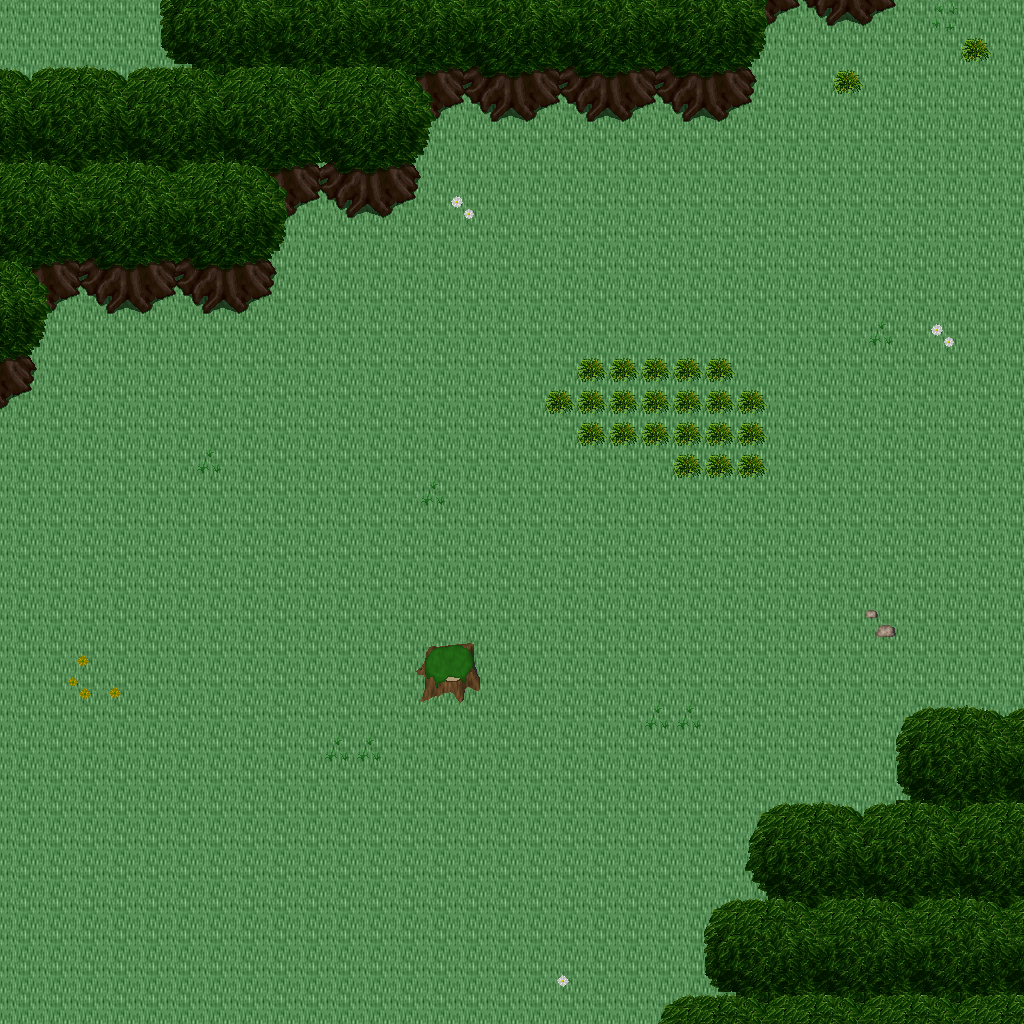

A 2D game scene composited from a Tiled map and its tileset images. What follows is a short description and the map's XML, with each tile layer's data collapsed to a summary:
An orthogonal 32x32 tile map with 32x32 px tiles, 5 tile layers (Ground, Objects, Objects2, Above, ...), 1 hidden layer not drawn, 32 tilesets.

<map version="1.10" tiledversion="1.11.0" orientation="orthogonal" renderorder="right-down" width="32" height="32" tilewidth="32" tileheight="32" infinite="0" nextlayerid="11" nextobjectid="1">
 <tileset firstgid="1" name="ground_ground" tilewidth="32" tileheight="32" tilecount="33" columns="3">
  <image source="../drawable/ground_ground.png" width="96" height="352" />
 </tileset>
 <tileset firstgid="34" name="building_decoration_floor_sparkle" tilewidth="32" tileheight="32" tilecount="18" columns="3">
  <image source="../drawable/building_decoration_floor_sparkle.png" width="96" height="192" />
 </tileset>
 <tileset firstgid="52" name="ground_ladder_steps" tilewidth="32" tileheight="32" tilecount="6" columns="3">
  <image source="../drawable/ground_ladder_steps.png" width="96" height="64" />
 </tileset>
 <tileset firstgid="58" name="plant_flower_daisy_yellow" tilewidth="32" tileheight="32" tilecount="8" columns="2">
  <image source="../drawable/plant_flower_daisy_yellow.png" width="64" height="128" />
 </tileset>
 <tileset firstgid="66" name="plant_flower_daisy_white" tilewidth="32" tileheight="32" tilecount="8" columns="2">
  <image source="../drawable/plant_flower_daisy_white.png" width="64" height="128" />
 </tileset>
 <tileset firstgid="74" name="plant_grasses" tilewidth="32" tileheight="32" tilecount="6" columns="3">
  <image source="../drawable/plant_grasses.png" width="96" height="64" />
 </tileset>
 <tileset firstgid="80" name="item_statue_green_stone" tilewidth="32" tileheight="32" tilecount="12" columns="4">
  <image source="../drawable/item_statue_green_stone.png" width="128" height="96" />
 </tileset>
 <tileset firstgid="92" name="plant_flower_daisy_red" tilewidth="32" tileheight="32" tilecount="8" columns="2">
  <image source="../drawable/plant_flower_daisy_red.png" width="64" height="128" />
 </tileset>
 <tileset firstgid="100" name="item_statue_skullpedestal" tilewidth="32" tileheight="32" tilecount="2" columns="1">
  <image source="../drawable/item_statue_skullpedestal.png" width="32" height="64" />
 </tileset>
 <tileset firstgid="102" name="plant_tree_tree_darkgreen" tilewidth="32" tileheight="32" tilecount="88" columns="8">
  <image source="../drawable/plant_tree_tree_darkgreen.png" width="256" height="352" />
 </tileset>
 <tileset firstgid="190" name="item_corpse_skull_pale" tilewidth="32" tileheight="32" tilecount="2" columns="2">
  <image source="../drawable/item_corpse_skull_pale.png" width="64" height="32" />
 </tileset>
 <tileset firstgid="192" name="plant_leaves" tilewidth="32" tileheight="32" tilecount="8" columns="4">
  <image source="../drawable/plant_leaves.png" width="128" height="64" />
 </tileset>
 <tileset firstgid="200" name="plant_bush_bushes" tilewidth="32" tileheight="32" tilecount="10" columns="5">
  <image source="../drawable/plant_bush_bushes.png" width="160" height="64" />
 </tileset>
 <tileset firstgid="210" name="building_decoration_rocks_2" tilewidth="32" tileheight="32" tilecount="2" columns="1">
  <image source="../drawable/building_decoration_rocks_2.png" width="32" height="64" />
 </tileset>
 <tileset firstgid="212" name="object_well" tilewidth="32" tileheight="32" tilecount="4" columns="2">
  <image source="../drawable/object_well.png" width="64" height="64" />
 </tileset>
 <tileset firstgid="216" name="plant_stump_stump_green" tilewidth="32" tileheight="32" tilecount="4" columns="2">
  <image source="../drawable/plant_stump_stump_green.png" width="64" height="64" />
 </tileset>
 <tileset firstgid="220" name="item_statue_green_stone_3" tilewidth="32" tileheight="32" tilecount="3" columns="1">
  <image source="../drawable/item_statue_green_stone_3.png" width="32" height="96" />
 </tileset>
 <tileset firstgid="223" name="ground_rock_pebbles" tilewidth="32" tileheight="32" tilecount="3" columns="1">
  <image source="../drawable/ground_rock_pebbles.png" width="32" height="96" />
 </tileset>
 <tileset firstgid="226" name="plant_vine" tilewidth="32" tileheight="32" tilecount="3" columns="1">
  <image source="../drawable/plant_vine.png" width="32" height="96" />
 </tileset>
 <tileset firstgid="229" name="plant_tree_tree_green" tilewidth="32" tileheight="32" tilecount="88" columns="8">
  <image source="../drawable/plant_tree_tree_green.png" width="256" height="352" />
 </tileset>
 <tileset firstgid="317" name="plant_stump_stump_purple" tilewidth="32" tileheight="32" tilecount="4" columns="2">
  <image source="../drawable/plant_stump_stump_purple.png" width="64" height="64" />
 </tileset>
 <tileset firstgid="321" name="building_decoration_rocks" tilewidth="32" tileheight="32" tilecount="6" columns="3">
  <image source="../drawable/building_decoration_rocks.png" width="96" height="64" />
 </tileset>
 <tileset firstgid="327" name="logic_creature_rodent" tilewidth="32" tileheight="32" tilecount="8" columns="8">
  <image source="../drawable/logic_creature_rodent.png" width="256" height="32" />
 </tileset>
 <tileset firstgid="335" name="logic_portal" tilewidth="32" tileheight="32" tilecount="24" columns="8">
  <image source="../drawable/logic_portal.png" width="256" height="96" />
 </tileset>
 <tileset firstgid="359" name="logic_creature_animal" tilewidth="32" tileheight="32" tilecount="32" columns="8">
  <image source="../drawable/logic_creature_animal.png" width="256" height="128" />
 </tileset>
 <tileset firstgid="391" name="logic_item_sheepfood" tilewidth="32" tileheight="32" tilecount="1" columns="1">
  <image source="../drawable/logic_item_sheepfood.png" width="32" height="32" />
 </tileset>
 <tileset firstgid="392" name="logic_item_resources" tilewidth="32" tileheight="32" tilecount="6" columns="6">
  <image source="../drawable/logic_item_resources.png" width="192" height="32" />
 </tileset>
 <tileset firstgid="398" name="logic_creature_gargoyle" tilewidth="32" tileheight="32" tilecount="4" columns="4">
  <image source="../drawable/logic_creature_gargoyle.png" width="128" height="32" />
 </tileset>
 <tileset firstgid="402" name="logic_collision" tilewidth="32" tileheight="32" tilecount="1" columns="1">
  <image source="../drawable/logic_collision.png" width="32" height="32" />
 </tileset>
 <tileset firstgid="403" name="logic_protection" tilewidth="32" tileheight="32" tilecount="2" columns="2">
  <image source="../drawable/logic_protection.png" width="64" height="32" />
 </tileset>
 <tileset firstgid="405" name="ground_grass_2" tilewidth="32" tileheight="32" tilecount="21" columns="3">
  <image source="../drawable/ground_grass_2.png" width="96" height="224" />
 </tileset>
 <tileset firstgid="426" name="logic_creature_reptile" tilewidth="32" tileheight="32" tilecount="7" columns="7">
  <image source="../drawable/logic_creature_reptile.png" width="224" height="32" />
 </tileset>
 <layer id="1" name="Ground" width="32" height="32">
  <data>[1024 cells, 1024 non-empty, 1 distinct tile ids]</data>
 </layer>
 <layer id="2" name="Objects" width="32" height="32">
  <data>[1024 cells, 6 non-empty, 4 distinct tile ids]</data>
 </layer>
 <layer id="3" name="Objects2" width="32" height="32">
  <data>[1024 cells, 93 non-empty, 23 distinct tile ids]</data>
 </layer>
 <layer id="4" name="Above" width="32" height="32">
  <data>[1024 cells, 194 non-empty, 42 distinct tile ids]</data>
 </layer>
 <layer id="5" name="Above2" width="32" height="32">
  <data>[1024 cells, 0 non-empty, 0 distinct tile ids]</data>
 </layer>
 <layer id="6" name="Walkable" width="32" height="32" visible="0">
  <data>[1024 cells, 239 non-empty, 1 distinct tile ids]</data>
 </layer>
 <objectgroup id="7" name="Mapevents" />
 <objectgroup id="8" name="Spawn" />
 <objectgroup id="9" name="Keys" />
 <objectgroup id="10" name="Replace" />
</map>
